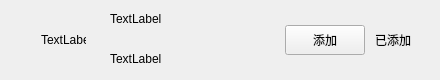
<?xml version="1.0" encoding="UTF-8"?>
<ui version="4.0">
 <class>ApplyFriendItem</class>
 <widget class="QWidget" name="ApplyFriendItem">
  <property name="geometry">
   <rect>
    <x>0</x>
    <y>0</y>
    <width>400</width>
    <height>80</height>
   </rect>
  </property>
  <property name="maximumSize">
   <size>
    <width>16777215</width>
    <height>80</height>
   </size>
  </property>
  <property name="windowTitle">
   <string>Form</string>
  </property>
  <layout class="QHBoxLayout" name="horizontalLayout">
   <property name="topMargin">
    <number>0</number>
   </property>
   <property name="rightMargin">
    <number>0</number>
   </property>
   <property name="bottomMargin">
    <number>0</number>
   </property>
   <item>
    <spacer name="horizontalSpacer">
     <property name="orientation">
      <enum>Qt::Horizontal</enum>
     </property>
     <property name="sizeType">
      <enum>QSizePolicy::Fixed</enum>
     </property>
     <property name="sizeHint" stdset="0">
      <size>
       <width>30</width>
       <height>20</height>
      </size>
     </property>
    </spacer>
   </item>
   <item>
    <widget class="QLabel" name="icon_lb">
     <property name="minimumSize">
      <size>
       <width>45</width>
       <height>45</height>
      </size>
     </property>
     <property name="maximumSize">
      <size>
       <width>45</width>
       <height>45</height>
      </size>
     </property>
     <property name="text">
      <string>TextLabel</string>
     </property>
    </widget>
   </item>
   <item>
    <widget class="QWidget" name="widget" native="true">
     <layout class="QHBoxLayout" name="horizontalLayout_2">
      <property name="topMargin">
       <number>2</number>
      </property>
      <property name="bottomMargin">
       <number>2</number>
      </property>
      <item>
       <widget class="QWidget" name="widget_2" native="true">
        <layout class="QVBoxLayout" name="verticalLayout">
         <property name="spacing">
          <number>8</number>
         </property>
         <property name="topMargin">
          <number>2</number>
         </property>
         <property name="bottomMargin">
          <number>2</number>
         </property>
         <item>
          <widget class="QLabel" name="user_chat_lb">
           <property name="minimumSize">
            <size>
             <width>100</width>
             <height>30</height>
            </size>
           </property>
           <property name="maximumSize">
            <size>
             <width>200</width>
             <height>30</height>
            </size>
           </property>
           <property name="text">
            <string>TextLabel</string>
           </property>
          </widget>
         </item>
         <item>
          <widget class="QLabel" name="user_name_lb">
           <property name="text">
            <string>TextLabel</string>
           </property>
          </widget>
         </item>
        </layout>
       </widget>
      </item>
      <item>
       <spacer name="horizontalSpacer_3">
        <property name="orientation">
         <enum>Qt::Horizontal</enum>
        </property>
        <property name="sizeType">
         <enum>QSizePolicy::Fixed</enum>
        </property>
        <property name="sizeHint" stdset="0">
         <size>
          <width>60</width>
          <height>20</height>
         </size>
        </property>
       </spacer>
      </item>
      <item>
       <widget class="ClickedBtn" name="addBtn">
        <property name="minimumSize">
         <size>
          <width>80</width>
          <height>30</height>
         </size>
        </property>
        <property name="maximumSize">
         <size>
          <width>80</width>
          <height>30</height>
         </size>
        </property>
        <property name="text">
         <string>添加</string>
        </property>
       </widget>
      </item>
      <item>
       <widget class="QLabel" name="already_add_lb">
        <property name="minimumSize">
         <size>
          <width>40</width>
          <height>0</height>
         </size>
        </property>
        <property name="text">
         <string>已添加</string>
        </property>
        <property name="alignment">
         <set>Qt::AlignRight|Qt::AlignTrailing|Qt::AlignVCenter</set>
        </property>
       </widget>
      </item>
      <item>
       <spacer name="horizontalSpacer_2">
        <property name="orientation">
         <enum>Qt::Horizontal</enum>
        </property>
        <property name="sizeType">
         <enum>QSizePolicy::Fixed</enum>
        </property>
        <property name="sizeHint" stdset="0">
         <size>
          <width>20</width>
          <height>20</height>
         </size>
        </property>
       </spacer>
      </item>
     </layout>
    </widget>
   </item>
  </layout>
 </widget>
 <customwidgets>
  <customwidget>
   <class>ClickedBtn</class>
   <extends>QPushButton</extends>
   <header location="global">clickedbtn.h</header>
  </customwidget>
 </customwidgets>
 <resources/>
 <connections/>
</ui>
